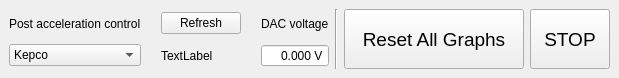
<?xml version="1.0" encoding="UTF-8"?>
<ui version="4.0">
 <class>SimpleCounterRunning</class>
 <widget class="QMainWindow" name="SimpleCounterRunning">
  <property name="geometry">
   <rect>
    <x>0</x>
    <y>0</y>
    <width>606</width>
    <height>78</height>
   </rect>
  </property>
  <property name="windowTitle">
   <string>Simple Counter</string>
  </property>
  <property name="locale">
   <locale language="English" country="UnitedStates"/>
  </property>
  <widget class="QWidget" name="centralwidget">
   <layout class="QVBoxLayout" name="verticalLayout">
    <item>
     <layout class="QHBoxLayout" name="hor_control" stretch="1,0,0,0,0">
      <item>
       <spacer name="horizontalSpacer">
        <property name="orientation">
         <enum>Qt::Horizontal</enum>
        </property>
        <property name="sizeHint" stdset="0">
         <size>
          <width>40</width>
          <height>20</height>
         </size>
        </property>
       </spacer>
      </item>
      <item>
       <layout class="QGridLayout" name="grid_control">
        <property name="rightMargin">
         <number>0</number>
        </property>
        <property name="horizontalSpacing">
         <number>20</number>
        </property>
        <item row="0" column="2">
         <widget class="QLabel" name="label_dac">
          <property name="sizePolicy">
           <sizepolicy hsizetype="Preferred" vsizetype="Fixed">
            <horstretch>0</horstretch>
            <verstretch>0</verstretch>
           </sizepolicy>
          </property>
          <property name="minimumSize">
           <size>
            <width>0</width>
            <height>25</height>
           </size>
          </property>
          <property name="text">
           <string>DAC voltage</string>
          </property>
         </widget>
        </item>
        <item row="0" column="0">
         <layout class="QHBoxLayout" name="horizontalLayout_2">
          <item>
           <widget class="QLabel" name="label_post_acc">
            <property name="sizePolicy">
             <sizepolicy hsizetype="Preferred" vsizetype="Fixed">
              <horstretch>0</horstretch>
              <verstretch>0</verstretch>
             </sizepolicy>
            </property>
            <property name="minimumSize">
             <size>
              <width>0</width>
              <height>25</height>
             </size>
            </property>
            <property name="text">
             <string>Post acceleration control</string>
            </property>
           </widget>
          </item>
         </layout>
        </item>
        <item row="1" column="0">
         <layout class="QHBoxLayout" name="horizontalLayout" stretch="1">
          <item>
           <widget class="QComboBox" name="comboBox_post_acc_control">
            <property name="sizePolicy">
             <sizepolicy hsizetype="Preferred" vsizetype="Fixed">
              <horstretch>0</horstretch>
              <verstretch>0</verstretch>
             </sizepolicy>
            </property>
            <item>
             <property name="text">
              <string>Kepco</string>
             </property>
            </item>
            <item>
             <property name="text">
              <string>Heinzinger1</string>
             </property>
            </item>
            <item>
             <property name="text">
              <string>Heinzinger2</string>
             </property>
            </item>
            <item>
             <property name="text">
              <string>Heinzinger3</string>
             </property>
            </item>
           </widget>
          </item>
         </layout>
        </item>
        <item row="1" column="2">
         <layout class="QHBoxLayout" name="horizontalLayout_3">
          <item>
           <widget class="QDoubleSpinBox" name="doubleSpinBox">
            <property name="sizePolicy">
             <sizepolicy hsizetype="Preferred" vsizetype="Fixed">
              <horstretch>0</horstretch>
              <verstretch>0</verstretch>
             </sizepolicy>
            </property>
            <property name="minimumSize">
             <size>
              <width>60</width>
              <height>0</height>
             </size>
            </property>
            <property name="alignment">
             <set>Qt::AlignRight|Qt::AlignTrailing|Qt::AlignVCenter</set>
            </property>
            <property name="buttonSymbols">
             <enum>QAbstractSpinBox::NoButtons</enum>
            </property>
            <property name="keyboardTracking">
             <bool>false</bool>
            </property>
            <property name="suffix">
             <string> V</string>
            </property>
            <property name="decimals">
             <number>3</number>
            </property>
            <property name="minimum">
             <double>-10.000000000000000</double>
            </property>
            <property name="maximum">
             <double>10.000000000000000</double>
            </property>
            <property name="singleStep">
             <double>0.001000000000000</double>
            </property>
            <property name="value">
             <double>0.000000000000000</double>
            </property>
           </widget>
          </item>
         </layout>
        </item>
        <item row="1" column="1">
         <widget class="QLabel" name="label_post_acc_readback_state">
          <property name="minimumSize">
           <size>
            <width>0</width>
            <height>23</height>
           </size>
          </property>
          <property name="text">
           <string>TextLabel</string>
          </property>
         </widget>
        </item>
        <item row="0" column="1">
         <widget class="QPushButton" name="pushButton_refresh_post_acc_state">
          <property name="text">
           <string>Refresh</string>
          </property>
         </widget>
        </item>
       </layout>
      </item>
      <item>
       <widget class="Line" name="line">
        <property name="orientation">
         <enum>Qt::Vertical</enum>
        </property>
       </widget>
      </item>
      <item>
       <widget class="QPushButton" name="pushButton_reset_graphs">
        <property name="sizePolicy">
         <sizepolicy hsizetype="Minimum" vsizetype="MinimumExpanding">
          <horstretch>0</horstretch>
          <verstretch>0</verstretch>
         </sizepolicy>
        </property>
        <property name="minimumSize">
         <size>
          <width>180</width>
          <height>0</height>
         </size>
        </property>
        <property name="maximumSize">
         <size>
          <width>180</width>
          <height>16777215</height>
         </size>
        </property>
        <property name="font">
         <font>
          <pointsize>14</pointsize>
         </font>
        </property>
        <property name="text">
         <string>Reset All Graphs</string>
        </property>
       </widget>
      </item>
      <item>
       <widget class="QPushButton" name="pushButton_stop">
        <property name="sizePolicy">
         <sizepolicy hsizetype="Minimum" vsizetype="MinimumExpanding">
          <horstretch>0</horstretch>
          <verstretch>0</verstretch>
         </sizepolicy>
        </property>
        <property name="minimumSize">
         <size>
          <width>80</width>
          <height>0</height>
         </size>
        </property>
        <property name="maximumSize">
         <size>
          <width>80</width>
          <height>16777215</height>
         </size>
        </property>
        <property name="font">
         <font>
          <pointsize>14</pointsize>
         </font>
        </property>
        <property name="text">
         <string>STOP</string>
        </property>
       </widget>
      </item>
     </layout>
    </item>
   </layout>
  </widget>
 </widget>
 <resources/>
 <connections/>
</ui>
